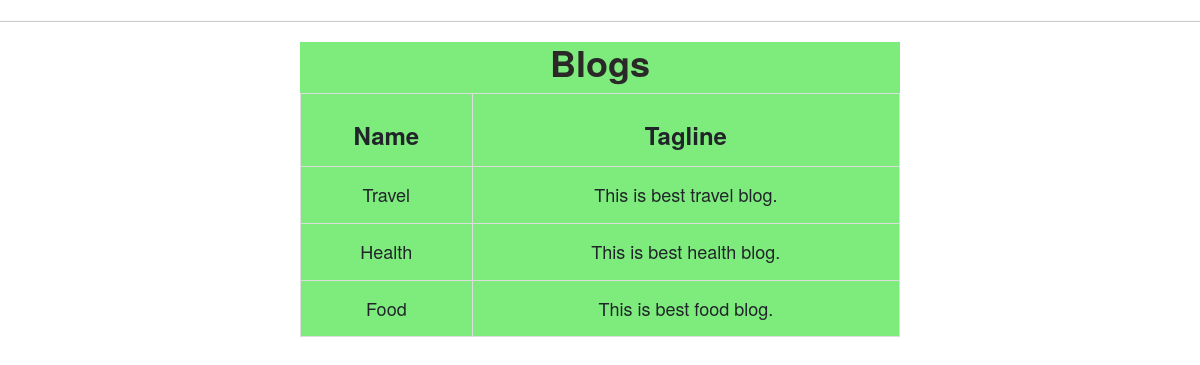
The page /base2/ on the database its author committed.
### Student/models.py (models this page shows, shortened)
class Blog(models.Model):
    name = models.CharField(max_length=100)
    tagline = models.TextField()

### Student/views.py (the view)
# urls.py: url(r'^base2/', view_base2),
def view_base2(request):
    stud_base2 = Blog.objects.all()
    return render(request,'base2.html',{'stud3':stud_base2})

### templates/base2.html (shortened to what this page needs)
<!doctype html>
<html lang="en">
<head>
    <link href="https://cdn.jsdelivr.net/npm/bootstrap@5.1.1/dist/css/bootstrap.min.css" rel="stylesheet"
>
    <head>
        <link rel="stylesheet" href="https://maxcdn.bootstrapcdn.com/bootstrap/3.3.7/css/bootstrap.min.css" />
    </head>
<body>
    <hr color="green">
    <div class="container3">
        <table class="table table-bordered" border=2 color="purple" align="center">
            <tr>
                <center>
                    <h1><b>Blogs</b></h1>
                </center>
            </tr>
            <tr>
                <th>
                    <center><h3><b>Name</b></h3></center>
                </th>
                <th>
                    <center><h3><b>Tagline</b></h3></center>
                </th>
            </tr>
            {% for entry in stud3 %}
            <tr>
                <td align="center"><h4>{{ entry.name }}</h4>  </td>
                <td align="center"><h4>{{ entry.tagline}}</h4></td>
            </tr>
            {% endfor %}
        </table>
    </div>
</body>
</html>

### templates/base2.html (style rules this page uses)
.container3 { width: 50%; margin-left: 25%; margin-right: 10%; background-color: rgb(125, 236, 125); color: rgb(43, 40, 40); }

### rows shown on the page
Blog: name "Travel", tagline "This is best travel blog."
Blog: name "Health", tagline "This is best health blog."
Blog: name "Food", tagline "This is best food blog."
